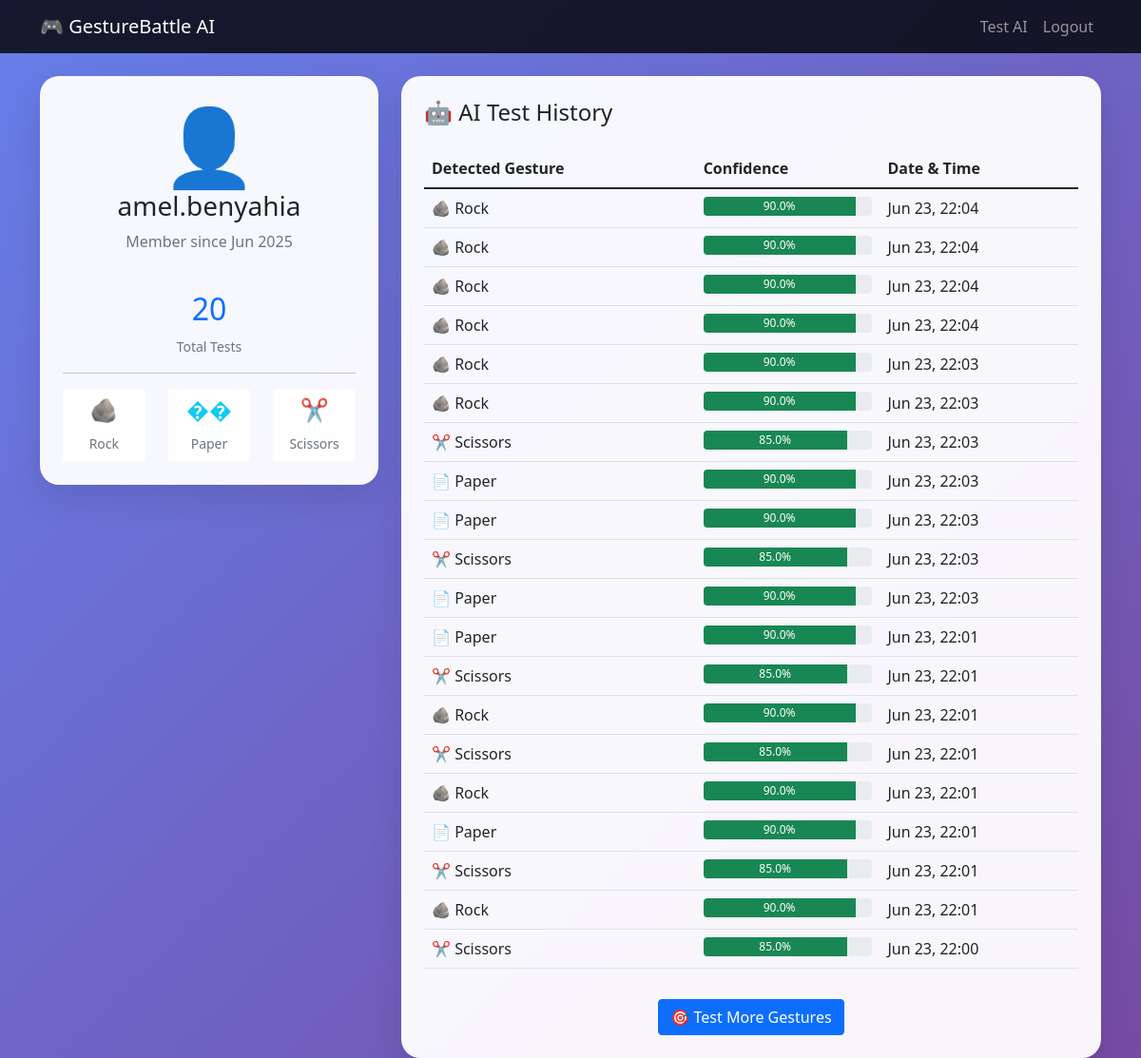
The app's page /profile/ (signed in) with its own data.
### gesturebattle/models.py (models this page shows, shortened)
class UserProfile(models.Model):
    user = models.OneToOneField(User, on_delete=models.CASCADE)
    created_at = models.DateTimeField(auto_now_add=True)
    last_test_at = models.DateTimeField(null=True, blank=True)  # New field

class GestureTest(models.Model):
    GESTURE_CHOICES = [
        ('rock', 'Rock'),
        ('paper', 'Paper'),
        ('scissors', 'Scissors'),
    ]
    user = models.ForeignKey(User, on_delete=models.CASCADE)
    detected_gesture = models.CharField(max_length=20, choices=GESTURE_CHOICES)
    confidence = models.FloatField()
    tested_at = models.DateTimeField(default=timezone.now)
    class Meta:
        ordering = ['-tested_at']
        indexes = [
            models.Index(fields=['user', '-tested_at']),
            models.Index(fields=['detected_gesture']),
        ]

### gesturebattle/views.py (the view)
# urls.py: path('profile/', views.profile, name='profile'),
@login_required
def profile(request):
    try:
        user_profile = UserProfile.objects.get(user=request.user)
    except UserProfile.DoesNotExist:
        user_profile = UserProfile.objects.create(user=request.user)
    recent_tests = GestureTest.objects.filter(user=request.user).order_by('-tested_at')[:20]
    total_tests = GestureTest.objects.filter(user=request.user).count()
    avg_confidence = 0
    if total_tests > 0:
        total_confidence = sum([test.confidence for test in GestureTest.objects.filter(user=request.user)])
        avg_confidence = round(total_confidence / total_tests, 1)
    gesture_counts = {
        'rock': GestureTest.objects.filter(user=request.user, detected_gesture='rock').count(),
        'paper': GestureTest.objects.filter(user=request.user, detected_gesture='paper').count(),
        'scissors': GestureTest.objects.filter(user=request.user, detected_gesture='scissors').count(),
    }
    best_test = GestureTest.objects.filter(user=request.user).order_by('-confidence').first()
    return render(request, 'profile.html', {
        'user_profile': user_profile,
        'recent_tests': recent_tests,
        'total_tests': total_tests,
        'avg_confidence': avg_confidence,
        'gesture_counts': gesture_counts,
        'best_test': best_test,
    })

### templates/profile.html (shortened to what this page needs)
<!DOCTYPE html>
<html lang="en">
<head>
    <link href="https://cdn.jsdelivr.net/npm/bootstrap@5.1.3/dist/css/bootstrap.min.css" rel="stylesheet">
</head>
<body>
    <nav class="navbar navbar-expand-lg navbar-dark" style="background-color: rgba(0,0,0,0.8);">
        <div class="container">
            <a class="navbar-brand" href="{% url 'home' %}">🎮 GestureBattle AI</a>
            <div class="navbar-nav ms-auto">
                <a class="nav-link" href="{% url 'ai_test' %}">Test AI</a>
                <a class="nav-link" href="{% url 'signout' %}">Logout</a>
            </div>
        </div>
    </nav>
    <div class="container mt-4">
        <div class="row">
            <div class="col-md-4">
                <div class="profile-card card p-4">
                    <div class="text-center mb-4">
                        <div class="display-1">👤</div>
                        <h3>{{ user.username }}</h3>
                        <p class="text-muted">Member since {{ user_profile.created_at|date:"M Y" }}</p>
                    </div>
                    <div class="text-center">
                        <div class="h2 text-primary">{{ recent_tests|length }}</div>
                        <small class="text-muted">Total Tests</small>
                    </div>
                    <hr>
                    <div class="row text-center">
                        <div class="col-4">
                            <div class="stats-card p-2 rounded">
                                <div class="h4 text-success">🪨</div>
                                <small class="text-muted">Rock</small>
                            </div>
                        </div>
                        <div class="col-4">
                            <div class="stats-card p-2 rounded">
                                <div class="h4 text-info">��</div>
                                <small class="text-muted">Paper</small>
                            </div>
                        </div>
                        <div class="col-4">
                            <div class="stats-card p-2 rounded">
                                <div class="h4 text-warning">✂️</div>
                                <small class="text-muted">Scissors</small>
                            </div>
                        </div>
                    </div>
                </div>
            </div>
            <div class="col-md-8">
                <div class="profile-card card p-4">
                    <h4 class="mb-4">🤖 AI Test History</h4>
                    {% if recent_tests %}
                        <div class="table-responsive">
                            <table class="table table-hover">
                                <thead>
                                    <tr>
                                        <th>Detected Gesture</th>
                                        <th>Confidence</th>
                                        <th>Date & Time</th>
                                    </tr>
                                </thead>
                                <tbody>
                                    {% for test in recent_tests %}
                                    <tr>
                                        <td>
                                            {% if test.detected_gesture == 'rock' %}🪨 Rock
                                            {% elif test.detected_gesture == 'paper' %}📄 Paper
                                            {% elif test.detected_gesture == 'scissors' %}✂️ Scissors
                                            {% else %}{{ test.detected_gesture|title }}{% endif %}
                                        </td>
                                        <td>
                                            <div class="progress" style="height: 20px;">
                                                <div class="progress-bar
                                                    {% if test.confidence >= 80 %}bg-success
                                                    {% elif test.confidence >= 60 %}bg-warning
                                                    {% else %}bg-danger{% endif %}"
                                                    role="progressbar"
                                                    style="width: {{ test.confidence }}%"
                                                    aria-valuenow="{{ test.confidence }}"
                                                    aria-valuemin="0" aria-valuemax="100">
                                                    {{ test.confidence|floatformat:1 }}%
                                                </div>
                                            </div>
                                        </td>
                                        <td>{{ test.tested_at|date:"M d, H:i" }}</td>
                                    </tr>
                                    {% endfor %}
                                </tbody>
                            </table>
                        </div>
                        <div class="text-center mt-3">
                            <a href="{% url 'ai_test' %}" class="btn btn-primary">🎯 Test More Gestures</a>
                        </div>
                    {% endif %}
                </div>
            </div>
        </div>
    </div>
</body>
</html>

### templates/profile.html (style rules this page uses)
body { background: linear-gradient(135deg, #667eea 0%, #764ba2 100%); min-height: 100vh; font-family: 'Segoe UI', Tahoma, Geneva, Verdana, sans-serif; }
.profile-card { background: rgba(255,255,255,0.95); backdrop-filter: blur(10px); border: none; border-radius: 20px; box-shadow: 0 15px 35px rgba(0,0,0,0.1); }
.stats-card { background: rgba(255,255,255,0.9); border: none; border-radius: 15px; transition: transform 0.3s; }

### records on screen
UserProfile: created_at "Jun 2025"
GestureTest: detected_gesture "🪨 Rock", confidence "90.0", tested_at "Jun 23, 22:04"
GestureTest: detected_gesture "🪨 Rock", confidence "90.0", tested_at "Jun 23, 22:04"
GestureTest: detected_gesture "🪨 Rock", confidence "90.0", tested_at "Jun 23, 22:04"
GestureTest: detected_gesture "🪨 Rock", confidence "90.0", tested_at "Jun 23, 22:04"
GestureTest: detected_gesture "🪨 Rock", confidence "90.0", tested_at "Jun 23, 22:03"
GestureTest: detected_gesture "🪨 Rock", confidence "90.0", tested_at "Jun 23, 22:03"
GestureTest: detected_gesture "✂️ Scissors", confidence "85.0", tested_at "Jun 23, 22:03"
GestureTest: detected_gesture "📄 Paper", confidence "90.0", tested_at "Jun 23, 22:03"
GestureTest: detected_gesture "📄 Paper", confidence "90.0", tested_at "Jun 23, 22:03"
GestureTest: detected_gesture "✂️ Scissors", confidence "85.0", tested_at "Jun 23, 22:03"
GestureTest: detected_gesture "📄 Paper", confidence "90.0", tested_at "Jun 23, 22:03"
GestureTest: detected_gesture "📄 Paper", confidence "90.0", tested_at "Jun 23, 22:01"
GestureTest: detected_gesture "✂️ Scissors", confidence "85.0", tested_at "Jun 23, 22:01"
GestureTest: detected_gesture "🪨 Rock", confidence "90.0", tested_at "Jun 23, 22:01"
GestureTest: detected_gesture "✂️ Scissors", confidence "85.0", tested_at "Jun 23, 22:01"
GestureTest: detected_gesture "🪨 Rock", confidence "90.0", tested_at "Jun 23, 22:01"
GestureTest: detected_gesture "📄 Paper", confidence "90.0", tested_at "Jun 23, 22:01"
GestureTest: detected_gesture "✂️ Scissors", confidence "85.0", tested_at "Jun 23, 22:01"
GestureTest: detected_gesture "🪨 Rock", confidence "90.0", tested_at "Jun 23, 22:01"
GestureTest: detected_gesture "✂️ Scissors", confidence "85.0", tested_at "Jun 23, 22:00"

### other values on screen
{{ user.username }} "amel.benyahia"
{{ recent_tests|length }} "20"
